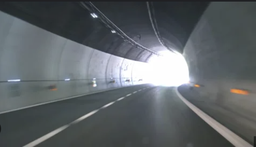
#> input picture assets/test.png, 256 x 147 px, shrunk from 954 x 546 before the run
$ python main.py
#> lines starting #> are read from the running program, lines starting #| are printed output that depends on the picture; after the words box and inside, x2 and y2 are one past the last pixel; in counts of white or black regions, pixels touching at a corner belong together
### edge.py
"""
Author: Donsuk Lee (donlee90@stanford.edu)
Date created: 07/2017
Last modified: 10/18/2017
Python Version: 3.5+
"""

import numpy as np


def conv(image, kernel):
    """ An implementation of convolution filter.
    This function uses element-wise multiplication and np.sum()
    to efficiently compute weighted sum of neighborhood at each
    pixel.
    Args:
        image: numpy array of shape (Hi, Wi).
        kernel: numpy array of shape (Hk, Wk).
    Returns:
        out: numpy array of shape (Hi, Wi).
    """
    Hi, Wi = image.shape
    Hk, Wk = kernel.shape
    out = np.zeros((Hi, Wi))

    # For this assignment, we will use edge values to pad the images.
    # Zero padding will make derivatives at the image boundary very big,
    # whereas we want to ignore the edges at the boundary.
    pad_width0 = Hk // 2
    pad_width1 = Wk // 2
    pad_width = ((pad_width0,pad_width0),(pad_width1,pad_width1))
    padded = np.pad(image, pad_width, mode='edge')

    for i in np.arange(Hi):
        for j in np.arange(Wi):
            padded_output = padded[i:i+Hk, j:j+Wk]
            out[i,j] = np.sum(kernel * padded[i:i+Hk, j:j+Wk])

    return out

def gaussian_kernel(size, sigma):
    """ Implementation of Gaussian Kernel.
    This function follows the gaussian kernel formula,
    and creates a kernel matrix.
    Hints:
    - Use np.pi and np.exp to compute pi and exp.
    Args:
        size: int of the size of output matrix.
        sigma: float of sigma to calculate kernel.
    Returns:
        kernel: numpy array of shape (size, size).
    """

    kernel = np.zeros((size, size))

    ### YOUR CODE HERE
    center = size // 2
    for x in range(size):
      for y in range(size):
          x_diff = x - center
          y_diff = y - center
          kernel[x, y] = (1 / (2 * np.pi * sigma**2)) * np.exp(-(x_diff**2 + y_diff**2) / (2 * sigma**2))

    # Normalize the kernel so that the sum is 1
    kernel /= np.sum(kernel)
    ### END YOUR CODE

    return kernel

def partial_x(img):
    """ Computes partial x-derivative of input img.
    Hints:
        - You may use the conv function in defined in this file.
    Args:
        img: numpy array of shape (H, W).
    Returns:
        out: x-derivative image.
    """

    out = None

    ### YOUR CODE HERE
    sobel_x = np.array([[-1, 0, 1], [-2, 0, 2], [-1, 0, 1]])
    return conv(img, sobel_x)
    ### END YOUR CODE

    return out

def partial_y(img):
    """ Computes partial y-derivative of input img.
    Hints:
        - You may use the conv function in defined in this file.
    Args:
        img: numpy array of shape (H, W).
    Returns:
        out: y-derivative image.
    """

    out = None

    ### YOUR CODE HERE
    sobel_y = np.array([[-1, -2, -1], [0, 0, 0], [1, 2, 1]])
    return conv(img, sobel_y)
    ### END YOUR CODE

    return out

def gradient(img):
    """ Returns gradient magnitude and direction of input img.
    Args:
        img: Grayscale image. Numpy array of shape (H, W).
    Returns:
        G: Magnitude of gradient at each pixel in img.
            Numpy array of shape (H, W).
        theta: Direction(in degrees, 0 <= theta < 360) of gradient
            at each pixel in img. Numpy array of shape (H, W).
    Hints:
        - Use np.sqrt and np.arctan2 to calculate square root and arctan
    """
    G = np.zeros(img.shape)
    theta = np.zeros(img.shape)

    ### YOUR CODE HERE
    Gx = partial_x(img)
    Gy = partial_y(img)

    # Gradient magnitude
    G = np.sqrt(Gx**2 + Gy**2)

    # Gradient direction
    theta = np.arctan2(Gy, Gx)
    theta = np.rad2deg(theta) % 360  # Convert to degrees, ensure values are in [0, 360)

    ### END YOUR CODE

    return G, theta


def non_maximum_suppression(G, theta):
    """ Performs non-maximum suppression.
    This function performs non-maximum suppression along the direction
    of gradient (theta) on the gradient magnitude image (G).
    Args:
        G: gradient magnitude image with shape of (H, W).
        theta: direction of gradients with shape of (H, W).
    Returns:
        out: non-maxima suppressed image.
    """
    H, W = G.shape
    out = np.zeros((H, W))

    # Round the gradient direction to the nearest 45 degrees
    theta = np.floor((theta + 22.5) / 45) * 45

    ### BEGIN YOUR CODE

    for i in range(1, H-1):
        for j in range(1, W-1):
            angle = theta[i, j]

            if angle == 0 or angle == 180:
                neighbors = [G[i, j-1], G[i, j+1]]
            elif angle == 45 or angle == 225:
                neighbors = [G[i-1, j+1], G[i+1, j-1]]
            elif angle == 90 or angle == 270:
                neighbors = [G[i-1, j], G[i+1, j]]
            elif angle == 135 or angle == 315:
                neighbors = [G[i-1, j-1], G[i+1, j+1]]

            if G[i, j] >= max(neighbors):
                out[i, j] = G[i, j]
    ### END YOUR CODE

    return out

def double_thresholding(img, high, low):
    """
    Args:
        img: numpy array of shape (H, W) representing NMS edge response.
        high: high threshold(float) for strong edges.
        low: low threshold(float) for weak edges.
    Returns:
        strong_edges: Boolean array representing strong edges.
            Strong edeges are the pixels with the values greater than
            the higher threshold.
        weak_edges: Boolean array representing weak edges.
            Weak edges are the pixels with the values smaller or equal to the
            higher threshold and greater than the lower threshold.
    """

    strong_edges = np.zeros(img.shape, dtype=bool)
    weak_edges = np.zeros(img.shape, dtype=bool)

    ### YOUR CODE HERE
    strong_edges = (img >= high)
    weak_edges = (img >= low) & (img < high)
    ### END YOUR CODE

    return strong_edges, weak_edges


# [24 lines left out: function get_neighbors, not called in this run]

def link_edges(strong_edges, weak_edges):
    """ Find weak edges connected to strong edges and link them.
    Iterate over each pixel in strong_edges and perform breadth first
    search across the connected pixels in weak_edges to link them.
    Here we consider a pixel (a, b) is connected to a pixel (c, d)
    if (a, b) is one of the eight neighboring pixels of (c, d).
    Args:
        strong_edges: binary image of shape (H, W).
        weak_edges: binary image of shape (H, W).

    Returns:
        edges: numpy boolean array of shape(H, W).
    """

    H, W = strong_edges.shape
    indices = np.stack(np.nonzero(strong_edges)).T
    edges = np.zeros((H, W), dtype=bool)

    # Make new instances of arguments to leave the original
    # references intact
    weak_edges = np.copy(weak_edges)
    edges = np.copy(strong_edges)

    ### YOUR CODE HERE
    for i in range(1, H-1):
        for j in range(1, W-1):
            if weak_edges[i, j]:
                if np.any(strong_edges[i-1:i+2, j-1:j+2]):
                    edges[i, j] = True
    ### END YOUR CODE

    return edges

def canny(img, kernel_size=5, sigma=1.4, high=20, low=15):
    """ Implement canny edge detector by calling functions above.
    Args:
        img: binary image of shape (H, W).
        kernel_size: int of size for kernel matrix.
        sigma: float for calculating kernel.
        high: high threshold for strong edges.
        low: low threashold for weak edges.
    Returns:
        edge: numpy array of shape(H, W).
    """
    ### YOUR CODE HERE
    gaussian = gaussian_kernel(kernel_size, sigma)
    smoothed_img = conv(img, gaussian)
    G, theta = gradient(smoothed_img)
    nms_img = non_maximum_suppression(G, theta)
    strong_edges, weak_edges = double_thresholding(nms_img, high, low)
    edge = link_edges(strong_edges, weak_edges)
    ### END YOUR CODE

    return edge


def hough_transform(img):
    """ Transform points in the input image into Hough space.
    Use the parameterization:
        rho = x * cos(theta) + y * sin(theta)
    to transform a point (x,y) to a sine-like function in Hough space.
    Args:
        img: binary image of shape (H, W).

    Returns:
        accumulator: numpy array of shape (m, n).
        rhos: numpy array of shape (m, ).
        thetas: numpy array of shape (n, ).
    """
    # Set rho and theta ranges
    W, H = img.shape
    diag_len = int(np.ceil(np.sqrt(W * W + H * H)))
    num = int(diag_len * 2.0 + 1)

    rhos = np.linspace(-diag_len, diag_len, num)
    thetas = np.deg2rad(np.arange(-90.0, 90.0))

    # Cache some reusable values
    cos_t = np.cos(thetas)
    sin_t = np.sin(thetas)
    num_thetas = len(thetas)

    # Initialize accumulator in the Hough space
    accumulator = np.zeros((2 * diag_len + 1, num_thetas), dtype=np.uint64)
    ys, xs = np.nonzero(img)

    # Transform each point (x, y) in image
    # Find rho corresponding to values in thetas
    # and increment the accumulator in the corresponding coordiate.

    ### YOUR CODE HERE
    for x,y in zip(xs,ys):
      for t in range(num_thetas):
          current_rho = x * cos_t[t] + y * sin_t[t]
          rho_pos = np.where(current_rho > rhos)[0][-1]
          #rho_pos = np.argmin(np.abs(current_rho - rho_values))
          accumulator[rho_pos, t] += 1
    ### END YOUR CODE

    return accumulator, rhos, thetas

### main.py
from edge import canny,hough_transform
from skimage import io
import matplotlib.pyplot as plt
import numpy as np

# Change the image path to test on a different image
imagepath = 'assets/test.png'
# imagepath = 'road.jpg'


print(f"[1/5] .Lane Detection Loading Image...")
print(f"-Image Path: {imagepath}")
# Load image
img = io.imread(imagepath,as_gray=True)
#> img: shape (147, 256) float64; min 0.0995, max 1, mean 0.39

fig, axs = plt.subplots(3, 2)

print("[2/5] .Perfrom Canny Edge detection...")
# Run Canny edge detector
edges = canny(img, kernel_size=5, sigma=1.4, high=0.5, low=0.02)
#> after the loop in conv (call 3), `for i in np.arange(Hi):`:
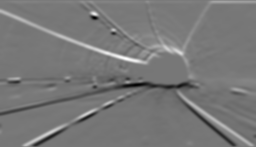
#> out: shape (147, 256) float64; min -1.13, max 1.29, mean 0.00836; drawn with min black and max white
#> in double_thresholding, `strong_edges = (img >= high)`:
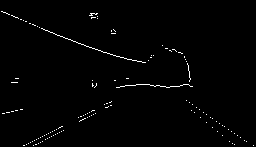
#> strong_edges: shape (147, 256) bool; 1.2% white in thin lines or dots
#> in double_thresholding, `weak_edges = (img >= low) & (img < high)`:
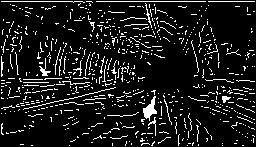
#> weak_edges: shape (147, 256) bool; 10.5% white in thin lines or dots
#> in link_edges, `indices = np.stack(np.nonzero(strong_edges)).T`: indices = 437 pairs, first value 11 to 145, second value 1 to 253
#> after the loop in link_edges, `for i in range(1, H-1):`:
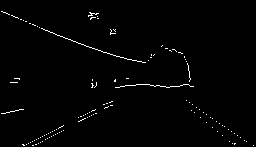
#> edges: shape (147, 256) bool; 1.3% white in thin lines or dots
# axs[0, 0].subplot(211)
axs[0, 0].imshow(img)
axs[0, 0].axis('off')
axs[0, 0].set_title("Image")

# axs[1, 0].subplot(212)
axs[0, 1].imshow(edges)
axs[0, 1].axis('off')
axs[0, 1].set_title("Edge")


H, W = img.shape
#> H = 147; W = 256

# Generate mask for ROI (Region of Interest)
mask = np.zeros((H, W))
for i in range(H):
    for j in range(W):
        if i > (H / W) * j and i > -(H / W) * j + H:
            mask[i, j] = 1
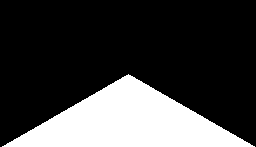
#> mask: shape (147, 256) float64; values 0 (black) and 1 (white), 24.7% white; 1 white region, box (x1, y1, x2, y2) and area: (2, 74, 255, 147) 9281

# Extract edges in ROI
roi = edges * mask
#> roi: shape (147, 256) float64; values 0 (black) and 1 (white), 0.35% white in thin lines or dots, all inside (x1, y1, x2, y2) = (22, 78, 236, 146)

# axs[0, 1].plot(1,2,1)
axs[1, 0].imshow(mask)
axs[1, 0].set_title('Mask')
axs[1, 0].axis('off')

# axs[1, 1].plot(1,2,2)
axs[1, 1].imshow(roi)
axs[1, 1].set_title('Edges in ROI')
axs[1, 1].axis('off')

print("[3/5] .Perform Hough Transform...")
# Perform Hough transform on the ROI
acc, rhos, thetas = hough_transform(roi)
#> in hough_transform, `ys, xs = np.nonzero(img)`: ys = 133 values from 78 to 145; xs = 133 values, max 235 at index 122, min 22 at index 123, mean 98.95
#> the loop in hough_transform, `for x,y in zip(xs,ys):` made 133 passes
#> (x, y) on passes 1 to 12: (126, 78), (127, 78), (128, 78), (115, 81), (136, 84), (137, 84), (138, 84), (139, 84), (140, 84), (141, 84), (142, 84), (143, 84)
#> after the loop in hough_transform, `for x,y in zip(xs,ys):`:
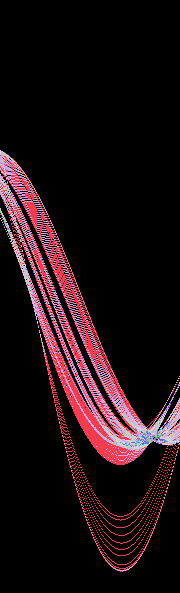
#> accumulator: shape (593, 180) uint64; 26 distinct labels, from 0 to 36; one colour per label, 0 black
#> rhos = 593 values from -296 to 296; thetas = 180 values from -1.57 to 1.55

# Coordinates for right lane
xs_right = []
ys_right = []

# Coordinates for left lane
xs_left = []
ys_left = []

for i in range(20):
    idx = np.argmax(acc)
    r_idx = idx // acc.shape[1]
    t_idx = idx % acc.shape[1]
    acc[r_idx, t_idx] = 0 # Zero out the max value in accumulator

    rho = rhos[r_idx]
    theta = thetas[t_idx]

    # Transform a point in Hough space to a line in xy-space.
    a = - (np.cos(theta)/np.sin(theta)) # slope of the line
    b = (rho/np.sin(theta)) # y-intersect of the line

    # Break if both right and left lanes are detected
    if xs_right and xs_left:
        break

    if a < 0: # Left lane
        if xs_left:
            continue
        xs = xs_left
        ys = ys_left
    else: # Right Lane
        if xs_right:
            continue
        xs = xs_right
        ys = ys_right

    for x in range(img.shape[1]):
        y = a * x + b
        if y > img.shape[0] * 0.6 and y < img.shape[0]:
            xs.append(x)
            ys.append(int(round(y)))
#> this loop made 20 passes
#> (idx, r_idx, t_idx, rho, theta, a, b) on passes 1 to 12: (78633, 436, 153, 140, 1.1, -0.51, 157.1), (71094, 394, 174, 98, 1.47, -0.105, 98.54), (79352, 440, 152, 144, 1.08, -0.532, 163.1), (71453, 396, 173, 100, 1.45, -0.123, 100.8), (78454, 435, 154, 139, 1.12, -0.488, 154.7), (71812, 398, 172, 102, 1.43, -0.141, 103), (78634, 436, 154, 140, 1.12, -0.488, 155.8), (69837, 387, 177, 91, 1.52, -0.0524, 91.12), (78632, 436, 152, 140, 1.08, -0.532, 158.6), (78817, 437, 157, 141, 1.17, -0.424, 153.2), (79173, 439, 153, 143, 1.1, -0.51, 160.5), (70735, 392, 175, 96, 1.48, -0.0875, 96.37)
#> acc: shape (593, 180) uint64; 17 distinct labels, from 0 to 16
print ("[4/5] .Plotting Detected Lane...")
axs[2,1].imshow(img)
axs[2,1].set_title('Detected Lane')
if xs_left and ys_left:
    axs[2,1].plot(xs_left, ys_left, linewidth=1, color='blue', label='Left Lane')
if xs_right and ys_right:
    axs[2,1].plot(xs_right, ys_right, linewidth=1, color='red', label='Right Lane')
axs[2,1].axis('off')
fig.tight_layout()
print("[5/5] .Showing Detected Lane...")

axs[2,0].set_title('')
axs[2,0].axis('off')
plt.show()
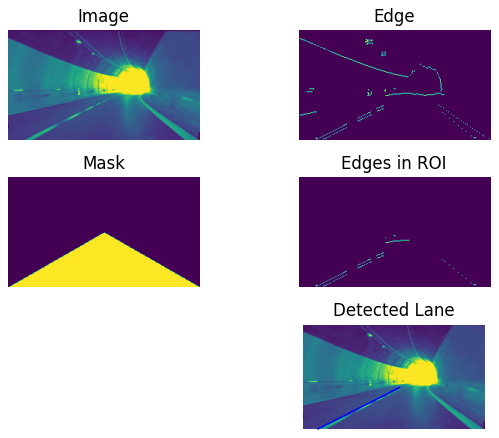
#> figure drawn by matplotlib, 5 panels
